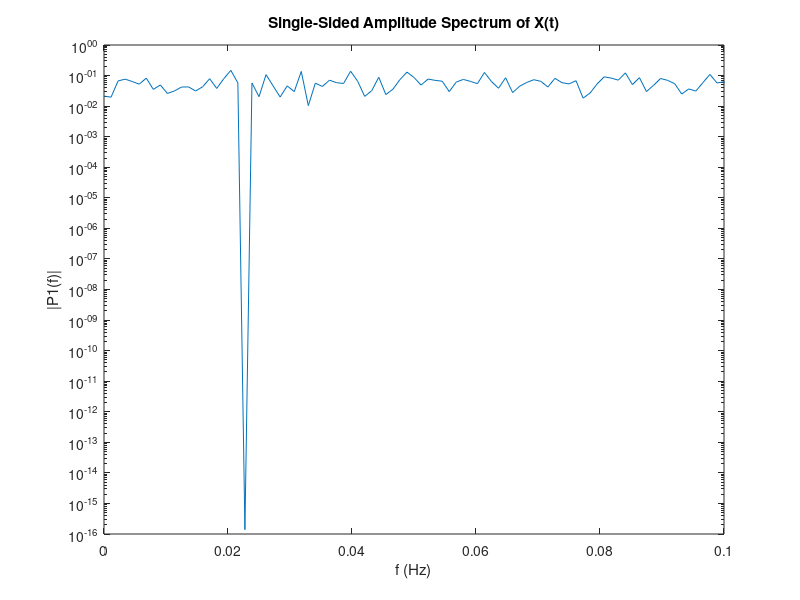
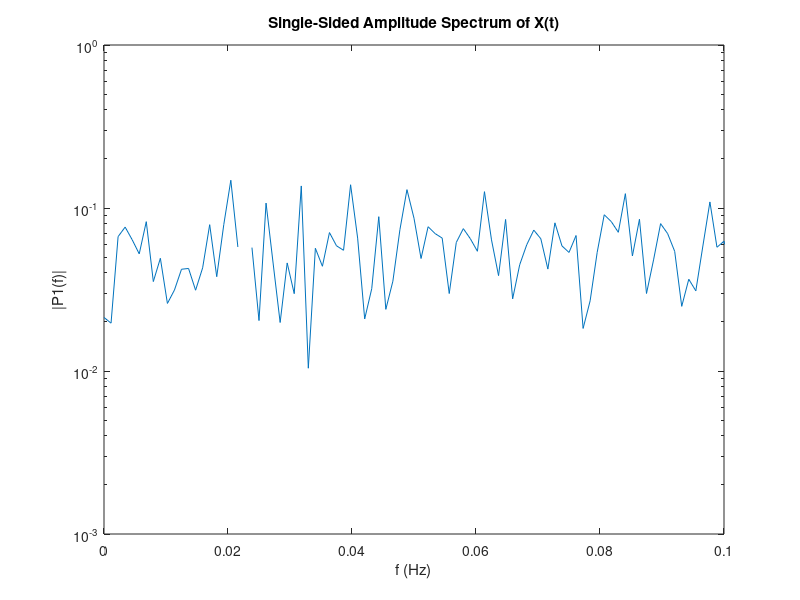
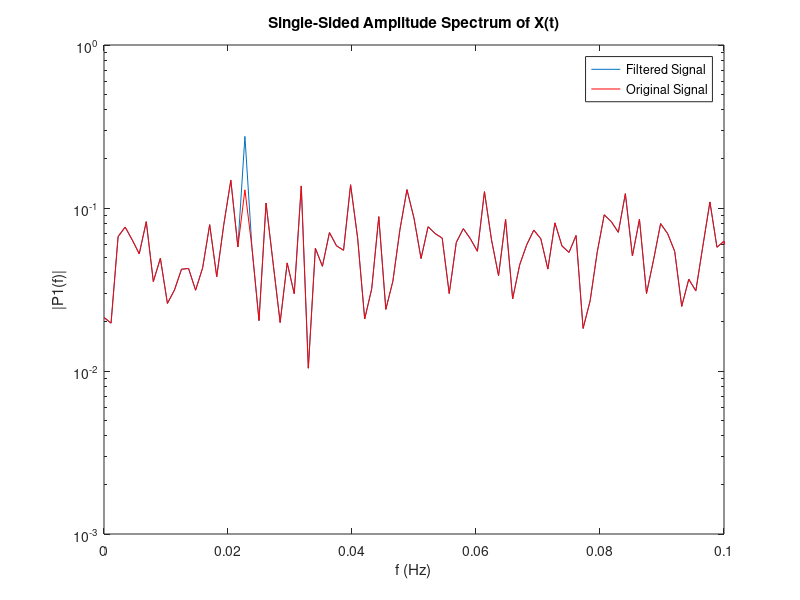
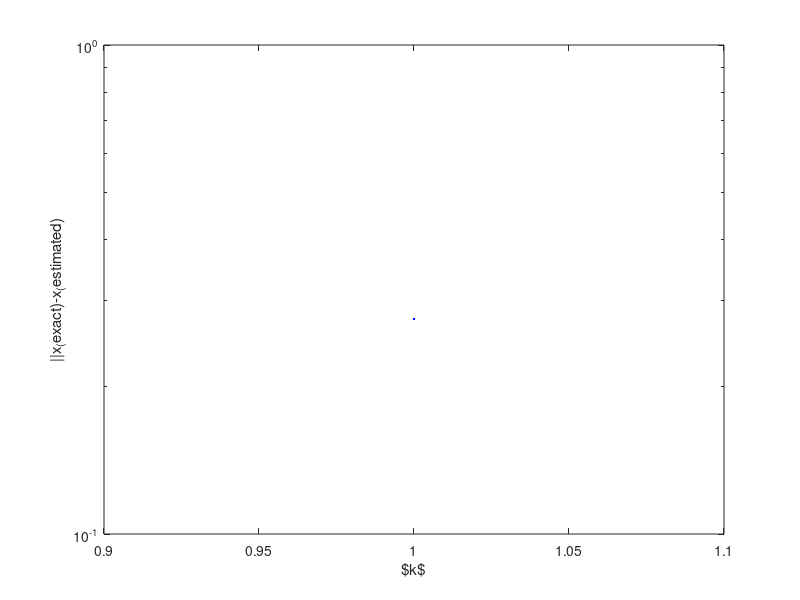

Write the MATLAB code that produced these figures, in order.
clear variables;
close all

r = 41;
N = 20 + floor(r/10*6);
L = 20*N;
y = randn(L,1);
y = y/(std(y));
fs = 1/N;
f = 0:fs:fs*(N-1);
f_cos = repmat(cos(f*2*pi),[1 20]);
f_sin = repmat(sin(f*2*pi),[1 20]);
k = 1;

N2 = 25;
fs2 = 1/N2;
f2 = 0:fs2:fs2*(N-1);
f_cos2 = repmat(cos(f2*2*pi),[1 20]);
f_sin2 = repmat(sin(f2*2*pi),[1 20]);
x = linspace(0, 2*pi, L);
figure()


% Opgave 2.2
Fs = 1;
b = y;
A = [f_cos' f_sin'];
xh = A\b;
Y = fft(A*xh-b);
P2 = abs(Y/L);
P1 = P2(1:L/2+1);
P1(2:end-1) = 2*P1(2:end-1);
f = Fs*(0:(L/2))/L;

% Plot figure
semilogy(f,P1) 
xlim([0 0.1])

title('Single-Sided Amplitude Spectrum of X(t)')
xlabel('f (Hz)')
ylabel('|P1(f)|')

% In frequentiedomein
b_f = fft(y);
F = 1/N;
H = ones(L,1);
H(F*L+1) = 0;
xh_f = b_f.* H;
P2 = abs(xh_f/L);
P1 = P2(1:L/2+1);
P1(2:end-1) = 2*P1(2:end-1);
f = Fs*(0:(L/2))/L;

% Plot figure
figure()
semilogy(f, P1);
xlim([0 0.1])

title('Single-Sided Amplitude Spectrum of X(t)')
xlabel('f (Hz)')
ylabel('|P1(f)|')

% Opgave 2.3
A_data = [f_cos' f_sin'];
a = A_data(1,:);
x = A_data(1,:)\y(1);
P = eye(2);
A = P*a'/(1+a*P*a');
for i = 1:k
    a = A_data(i,:);
    x = x - A*(a*x-y(i));
    A = P*a'/(1+a*P*a');
    P = P - P*a'*a*P/(1+a*P*a');
    X(i) = norm(xh-x);
end

Y = fft(A_data*x-y);
P2 = abs(Y/L);
P1 = P2(1:L/2+1);
P1(2:end-1) = 2*P1(2:end-1);

f = (0:(L/2))/L;
figure()
semilogy(f, P1);
xlim([0 0.1])

title('Single-Sided Amplitude Spectrum of X(t)')
xlabel('f (Hz)')
ylabel('|P1(f)|')
hold on
Y = fft(y);
P2 = abs(Y/L);
P1 = P2(1:L/2+1);
P1(2:end-1) = 2*P1(2:end-1);
f = (0:(L/2))/L;
semilogy(f,P1,'r');
legend('Filtered Signal','Original Signal');

figure();
semilogy(X,'b');
xlabel('$k$');
ylabel('||x_(exact)-x_(estimated)');

% Plot the original signal, the LS frequency filtered signal, the RLS
% filtered signal.
figure()
plot(y,'r');
hold on
plot(y-A_data*xh, 'b');
hold on
plot(y-A_data*x, 'g');
xlim([0 10]);
legend('Original Signal','Offline Filtered Signal', 'Online Filtered Signal', 'Location','northwest');